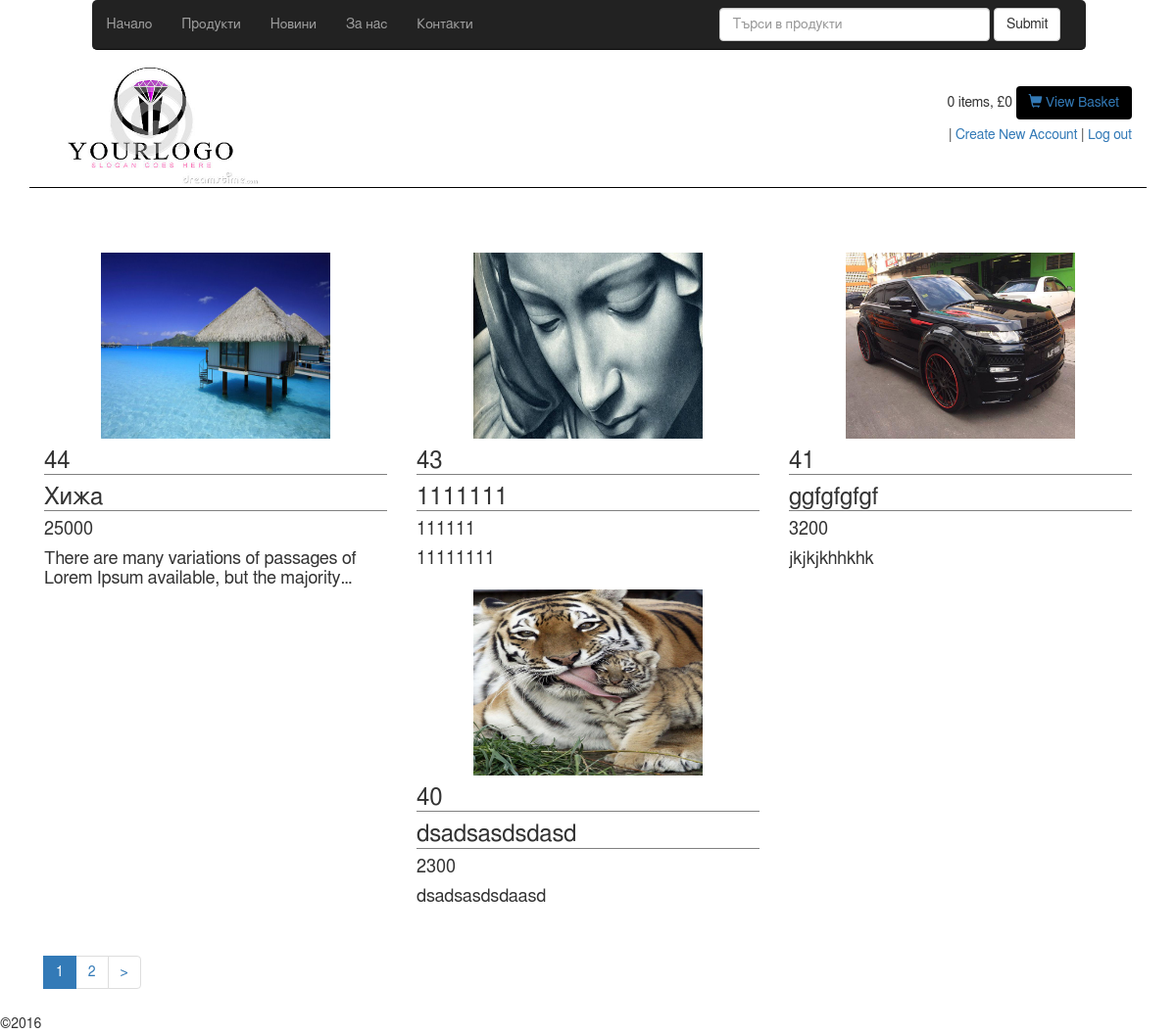
Page /index.php/website/catalog on the committed database.
### tables this page shows
CREATE TABLE IF NOT EXISTS `products` (
  `id` int(11) NOT NULL AUTO_INCREMENT,
  `title` varchar(255) DEFAULT NULL,
  `content` text,
  `image` varchar(255) DEFAULT NULL,
  `price` varchar(255) NOT NULL,
  `userfile` varchar(255) NOT NULL,
  `cat_id` int(255) NOT NULL,
  PRIMARY KEY (`id`)
);

### index.php (called while the page is built, shortened)
<?php
require_once BASEPATH.'core/CodeIgniter.php';

### application/models/website/catalog_model.php (called while the page is built, shortened)
<?php
class Catalog_model extends CI_Model{
	private $table = 'products';
	public function get_all($limit = 4){
		$this->db->order_by("id",'desc');
		$offset = $this->uri->segment(4);
		$query = $this->db->limit($limit,$offset)
						  ->get($this->table);
		return $query->result();
	}
}

### application/views/website/catalog_view.php (the view, shortened to what this page needs)
    <div class='row'>
        <?php foreach ($catalog as $row):?>
        <section class='col-md-4 ' id='products'>
            <div class='row'>
                <a href = "<?=site_url('website/products/show/'.$row->id)?>">
                    <img class='icon' alt='Icon' src='<?=base_url('public/img/'.$row->userfile)?>'>
                </a>
                <h3><?=$row->id ?></h3>
                <h3><?=$row->title ?></h3>
                <h4><?=$row->price ?></h4>
                <h4><?=character_limiter($row->content,80) ?></h4>
            </div>
        </section>
        <?php endforeach; ?>
    </div>
    <div class='row'>
        <section class='col-md-4 ' id='products'>
            <div class='row'>
                <?= $page_links; ?>
            </div>
        </section>
    </div>
</div>

### public/css/style.css (style rules this page uses)
@media (min-width: 1200px) { h3 { margin-top: 0px; } }
body { font-family: Helmet,Freesans,Helvetica,Arial,sans-serif; }
.icon { width: 234px; height: 190px; margin: 0 auto; display: block; margin-bottom: 10px; }
.container section h3 { border-bottom:1px solid; border-color: grey; }
.row { width: 100%; margin-top: 10px; position: relative; margin-left: 0%; }

### rows in the picture
products: userfile (picture), id "44", title "Хижа", price "25000", content "There are many variations of passages of Lorem Ipsum available, but the majority…"
products: userfile (picture), id "43", title "1111111", price "111111", content "11111111"
products: userfile (picture), id "41", title "ggfgfgfgf", price "3200", content "jkjkjkhhkhk"
products: userfile (picture), id "40", title "dsadsasdsdasd", price "2300", content "dsadsasdsdaasd"

### other values in the picture
$count "0"
$this->cart->total() "0"
$page_links "1 2 >"
